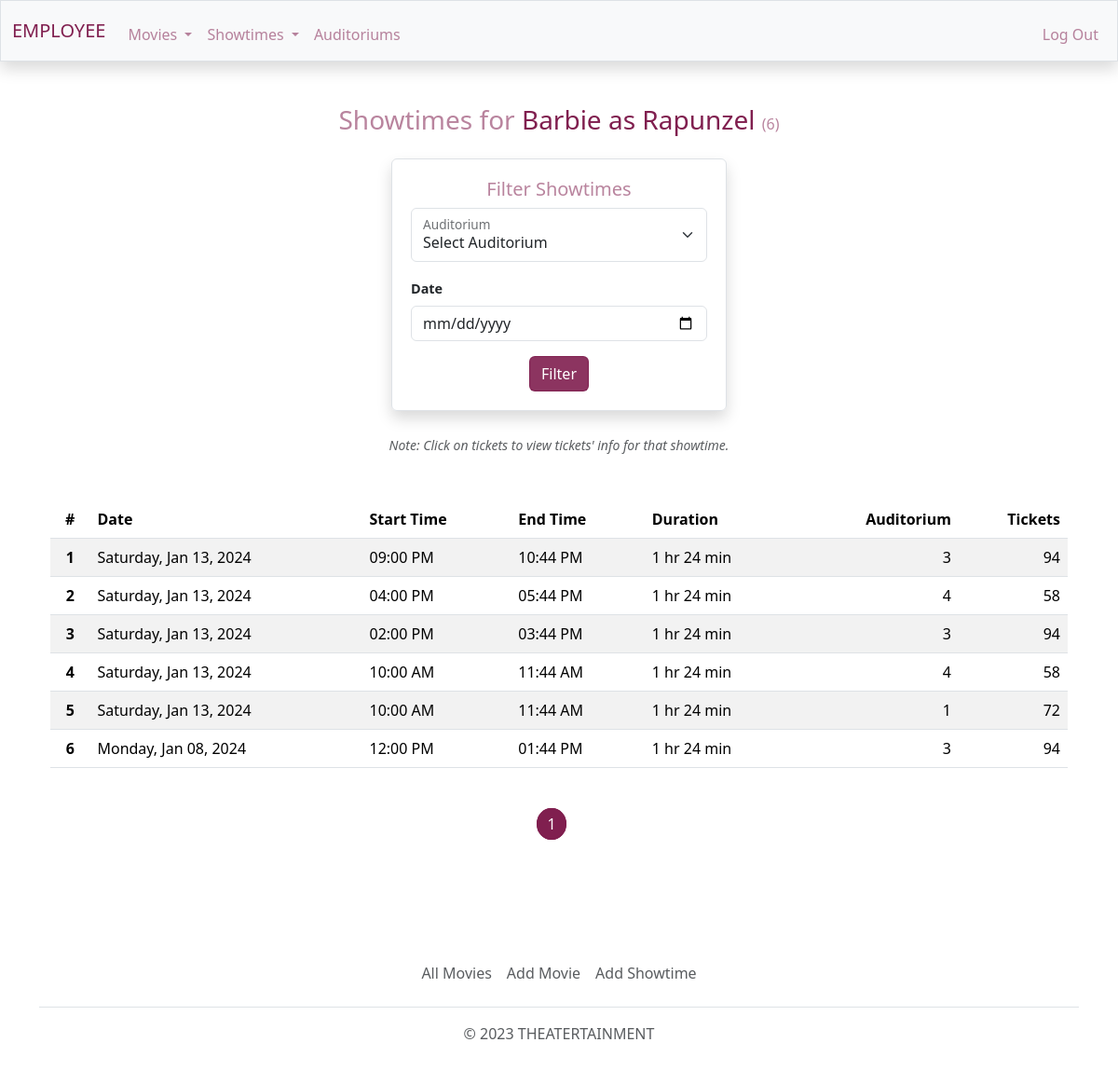
The page /employee/showtimes/barbie-as-rapunzel (signed in) on the database as committed earlier.
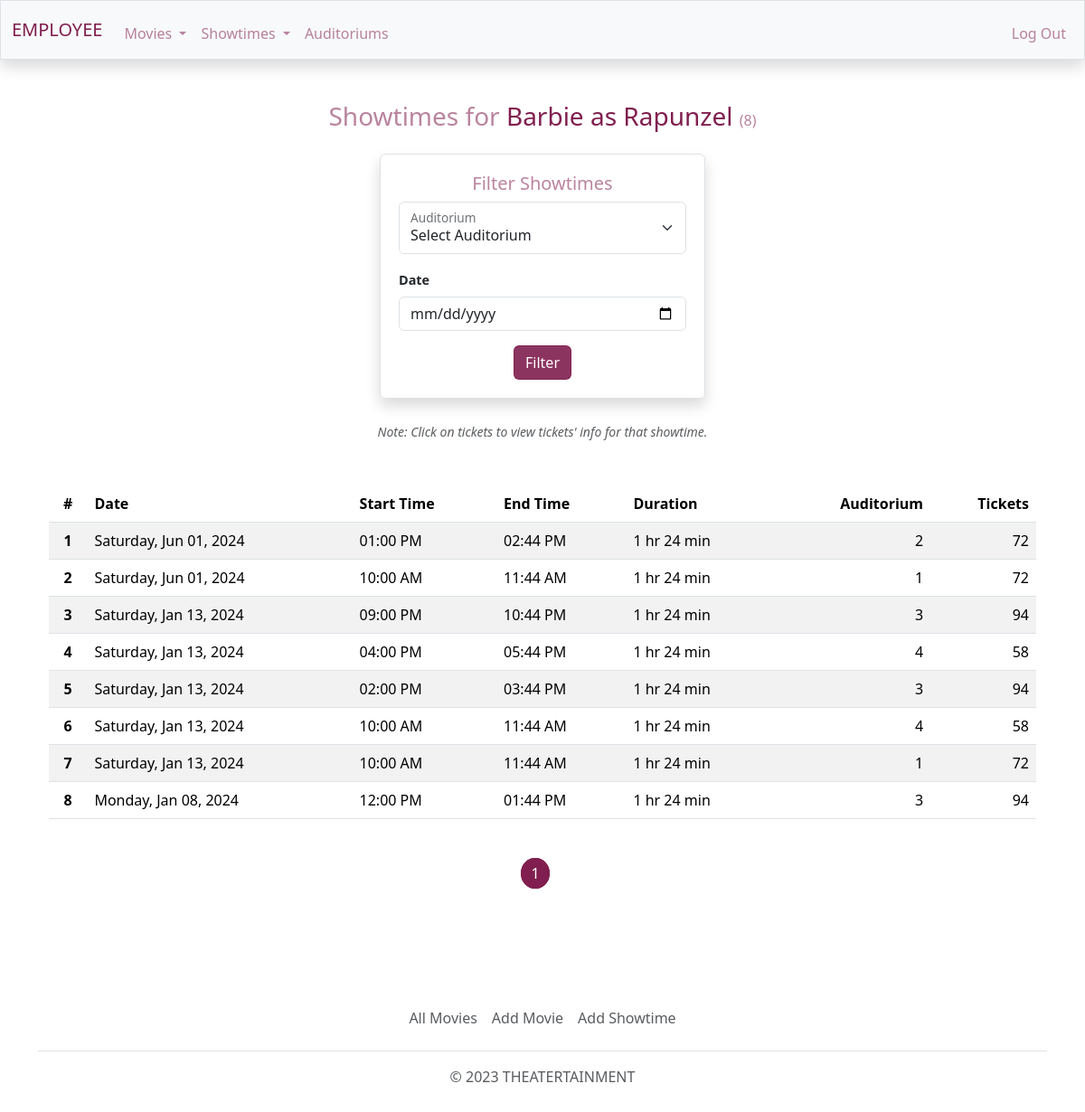
The same page on the database as committed later.
### theatert/models.py (models this page shows, shortened)
class Movie(db.Model):
    id = db.Column(db.Integer, primary_key=True)
    tmdb_id = db.Column(db.Integer, unique=True, nullable=False)
    title = db.Column(db.String, nullable=False)
    route = db.Column(db.String, unique=True, nullable=False)
    status = db.Column(db.String)
    overview = db.Column(db.String)
    release_date = db.Column(db.DateTime)
    runtime = db.Column(db.Integer)
    tagline = db.Column(db.String)
    rating = db.Column(db.String)
    poster_path = db.Column(db.String)
    backdrop_path = db.Column(db.String)
    trailer_path = db.Column(db.String)
    active = db.Column(db.Boolean, default=False, nullable=False)
    deleted = db.Column(db.Boolean, default=False, nullable=False)
    genres = db.relationship('Genre', secondary=genres, lazy='subquery',
                             backref=db.backref('movies', lazy=True)) # Can have many genres
    screenings = db.relationship('Screening', backref='movie', lazy=True) # Can have many screenings

class Screening(db.Model):
    id = db.Column(db.Integer, primary_key=True)
    start_datetime = db.Column(db.DateTime, nullable=False)
    end_datetime = db.Column(db.DateTime, nullable=False)
    adult_price = db.Column(db.Numeric, nullable=False)
    child_price = db.Column(db.Numeric, nullable=False)
    senior_price = db.Column(db.Numeric, nullable=False)
    auditorium_id = db.Column(db.Integer, db.ForeignKey('auditorium.id'), nullable=False) # Has one auditorium
    movie_id = db.Column(db.Integer, db.ForeignKey('movie.id'), nullable=False) # Has one movie
    tickets = db.relationship('Ticket', backref='screening', lazy=True) # Can have many tickets

class Auditorium(db.Model):
    id = db.Column(db.Integer, primary_key=True)
    rows = db.Column(db.Integer, nullable=False)
    cols = db.Column(db.Integer, nullable=False)
    seats = db.relationship('Seat', backref='auditorium', lazy=True) # Can have many seats
    screenings = db.relationship('Screening', backref='auditorium', lazy=True) # Can have many screenings

### theatert/users/employees/showtimes/routes.py (the view)
@showtimes.route('/<string:movie_route>')
@login_required(role="EMPLOYEE")
def movie(movie_route):
    page = request.args.get('page', 1, type=int)
    movie = Movie.query.filter_by(route = movie_route, deleted=False).first_or_404()
    auditoriums = Auditorium.query.all()
    choices = []
    for a in auditoriums:
        choices.append((a.id, a.id))
    auditorium = request.args.get('auditorium', None, type=int)
    date = request.args.get('date', None, type=date_obj)
    screenings = Screening.query.join(Movie).join(Auditorium).filter(Movie.id.is_(movie.id))
    screenings = screenings.filter(
        db.and_(
            extract('year', Screening.start_datetime).is_(date.year),
            extract('month', Screening.start_datetime).is_(date.month),
            extract('day', Screening.start_datetime).is_(date.day)
    )) if date else screenings
    screenings = screenings.filter(Auditorium.id.is_(auditorium)) if auditorium else screenings
    screenings = screenings.order_by(Screening.start_datetime.desc())
    total = screenings.count()
    screenings = screenings.paginate(page=page, per_page=10)
    seats_total = []
    for s in screenings:
        seats_total.append(Seat.query.filter(
                    db.and_(
                        Seat.auditorium_id.is_(s.auditorium.id),
                        Seat.seat_type.is_not('empty'))).count())
    return render_template('employee/showtimes-movie.html', title=movie.title, screenings=screenings, \
                           seats_total=seats_total, total=total, url='employees.showtimes.movie', \
                            movie_route=movie_route, choices=choices, auditorium=auditorium, date=date)

### theatert/models.py (called while the page is built)
@login_manager.user_loader
def load_user(user_id):
    return User.query.get(int(user_id))

### theatert/users/utils.py (called while the page is built)
def login_required(role="ANY"):
    def wrapper(f):
        @wraps(f)
        def decorated_function(*args, **kwargs):
            if not current_user.is_authenticated:
                return login_manager.unauthorized()
            if (current_user.role != role) and (role == "ANY"):
                return login_manager.unauthorized()
            return f(*args, **kwargs)
        return decorated_function
    return wrapper

### theatert/templates/employee/showtimes-movie.html (shortened to what this page needs)
{% extends "employee/layout.html" %}
{% block main %}
    {% if total == 0 %}
        <h3 class="color-light mb-3">Showtimes for <span class="color-dark"><a href="{{ url_for('employees.movies.movie', movie_route=movie_route) }}">{{ title }}</a></span></h3>
        <div class="border container cont-2 rounded shadow mb-4">
            <form action="" method="GET" class="needs-validation" novalidate>
                <h5 class="color-light">Filter Showtimes</h5>
                <div class="form-floating">
                    <select class="form-select mb-3" id="select-auditoriums" name="auditorium">
                        <option value="">Select Auditorium</option>
                        {% for c in choices %}
                            <option value="{{ c[0] }}">{{ c[1] }}</option>
                        {% endfor %}
                    </select>
                    <label for="select-auditoriums">Auditorium</label>
                </div>
                <div class="left-align mb-3">
                    <label class="font-bold form-label font-sm mx-auto w-auto">Date</label>
                    <input type="date" class="form-control" name="date"/>
                </div>
                <button type="submit" class="btn btn-primary">Filter</button>
            </form>
        </div>
        <h6 class="text-body-secondary my-4">There are no showtimes.</h6>
    {% else %}
        <h3 class="color-light">Showtimes for <span class="color-dark"><a href="{{ url_for('employees.movies.movie', movie_route=movie_route) }}">{{ title }}</a></span> <span class="my-small color-light">({{ total }})</span></h3>
        <div class="border container cont-2 rounded shadow mb-4">
            <form action="" method="GET" class="needs-validation" novalidate>
                <h5 class="color-light">Filter Showtimes</h5>
                <div class="form-floating">
                    <select class="form-select mb-3" id="select-auditoriums" name="auditorium">
                        <option value="">Select Auditorium</option>
                    </select>
                    <label for="select-auditoriums">Auditorium</label>
                </div>
                <div class="left-align mb-3">
                    <label class="font-bold form-label font-sm mx-auto w-auto">Date</label>
                    <input type="date" class="form-control" name="date"/>
                </div>
                <button type="submit" class="btn btn-primary">Filter</button>
            </form>
        </div>
        <div class="container mb-5"><small class="text-body-secondary fst-italic">Note: Click on tickets to view tickets' info for that showtime.</small></div>
        <div class="table-responsive-md">
            <table class="table table-striped">
                <thead>
                    <tr>
                        <th class=>#</th>
                        <th class="text-start">Date</th>
                        <th class="text-start">Start Time</th>
                        <th class="text-start">End Time</th>
                        <th class="text-start">Duration</th>
                        <th class="text-end">Auditorium</th>
                        <th class="text-end">Tickets</th>
                    </tr>
                </thead>
                <tbody>
                    {% for s in screenings %}
                    <tr>
                        <th>{{ loop.index }}</th>
                        <td class="text-start">{{ s.start_datetime.strftime("%A, %b %d, %Y") }}</td>
                        <td class="text-start">{{ s.start_datetime.strftime(" %I:%M %p") }}</td>
                        <td class="text-start">{{ s.end_datetime.strftime(" %I:%M %p") }}</td>
                        {% if s.movie.runtime < 60 %}
                            {% set runtime = (s.movie.runtime)|string + ' min' %}
                        {% else %}
                            {% set runtime = (s.movie.runtime // 60)|string + ' hr ' + (s.movie.runtime % 60)|string + ' min' %}
                        {% endif %}
                        <td class="text-start">{{ runtime }}</td>
                        <td class="text-end">{{ s.auditorium.id }}</td>
                        <td class="text-end"><a href="{{ url_for('employees.tickets', s_id=s.id) }}">{{ seats_total[loop.index0] }}</a></td>
                    </tr>
                    {% endfor %}
                </tbody>
            </table>
        </div>
        <div class="my-5">
            {% for pg_num in screenings.iter_pages(left_edge=1, right_edge=1, left_current=1, right_current=2) %}
                    {% if pg_num %}
                        {% if screenings.page == pg_num %}
                            <a class="page-current me-3" href="{{ url_for(url, page=pg_num, movie_route=movie_route, auditorium=auditorium, date=date) }}">{{ pg_num }}</a>
                        {% else %}
                            <a class="page me-3" href="{{ url_for(url, page=pg_num, movie_route=movie_route, auditorium=auditorium, date=date) }}">{{ pg_num }}</a>
                        {% endif %}
                    {% else %}
                        <span class="me-3">...</span>
                    {% endif %}
            {% endfor %}
        </div>
    {% endif %}
{% endblock %}

### theatert/templates/employee/layout.html (shortened to what this page needs)
<!DOCTYPE html>
<html lang="en" class="h-100">
    <head>
        <link href="/../../static/css/styles.css" rel="stylesheet">
        <link href="/../../static/css/main.css" rel="stylesheet">
    </head>
    <body class="d-flex flex-column h-100 pt-5">
        <nav class="bg-light border fixed-top navbar navbar-expand-md navbar-light shadow">
            <div class="container-fluid">
                <a class="navbar-brand" href="{{url_for('employees.home')}}"><span class="color-dark">EMPLOYEE</span></a>
                <div class="collapse navbar-collapse" id="navbar">
                    {% if current_user.is_authenticated %}
                        <ul class="navbar-nav me-auto mt-2">
                            <li class="nav-item dropdown">
                                <a class="nav-link dropdown-toggle" href="#" role="button" data-bs-toggle="dropdown" aria-expanded="false">
                                  Movies
                                </a>
                            </li>
                            <li class="nav-item dropdown">
                                <a class="nav-link dropdown-toggle" href="#" role="button" data-bs-toggle="dropdown" aria-expanded="false">
                                  Showtimes
                                </a>
                            </li>
                            <li class="nav-item"><a class="nav-link" href="{{ url_for('employees.auditoriums') }}">Auditoriums</a></li>
                        </ul>
                        <ul class="navbar-nav ms-auto mt-2">
                            <li class="nav-item"><a class="nav-link" href="{{ url_for('users.logout') }}">Log Out</a></li>
                        </ul>
                    {% endif %}
                </div>
            </div>
        </nav>
        <main class="container container-fluid my-3 py-5 text-center">
            <div class="container">
                {% block main %}{% endblock %}
            </div>
        </main>
        <footer class="footer mt-auto py-3 my-1">
            <div class="container">
                <ul class="nav justify-content-center border-bottom pb-3 mb-3">
                    {% if current_user.is_authenticated%}
                        <li class="nav-item"><a href="{{ url_for('employees.movies.all_movies') }}" class="nav-link px-2 text-muted">All Movies</a></li>
                        <li class="nav-item"><a href="{{ url_for('employees.movies.add_movie') }}" class="nav-link px-2 text-muted">Add Movie</a></li>
                        <li class="nav-item"><a href="{{ url_for('employees.showtimes.add_showtime') }}" class="nav-link px-2 text-muted">Add Showtime</a></li>
                    {% else %}
                        <li class="nav-item"><a href="{{ url_for('employees.home') }}" class="nav-link px-2 text-muted">Home</a></li>
                        <li class="nav-item"><a href="#" class="nav-link px-2 text-muted">Movies</a></li>
                        <li class="nav-item"><a href="#" class="nav-link px-2 text-muted">Showtimes</a></li>
                    {% endif %}
                </ul>
                <p class="text-center text-muted">&copy; 2023 THEATERTAINMENT</p>
            </div>
        </footer>
    </body>
</html>

### theatert/static/css/main.css (style rules this page uses)
a { text-decoration: none; color: inherit; }
.cont-1, .cont-2, .cont-3, .cont-4, .cont-5, .cont-6, .cont-7 { border-radius: 25px; margin-top: 3vh; padding: 20px; width: 70vw; }
.cont-2 { width: 30vw; }
.font-bold { font-weight: bold; }
.font-sm { font-size: .9em; }
.left-align { text-align: left; }
.my-small { font-size: medium; }

Rows that differ between the two databases and show on the page:
added Screening: start_datetime "Saturday, Jun 01, 2024", start_datetime "01:00 PM", end_datetime "02:44 PM", runtime "1 hr 24 min", auditorium.id "2", seats_total "72"
added Screening: start_datetime "Saturday, Jun 01, 2024", start_datetime "10:00 AM", end_datetime "11:44 AM", runtime "1 hr 24 min", auditorium.id "1", seats_total "72"
Other text that changed with them:
{{ total }}: "6" → "8"
